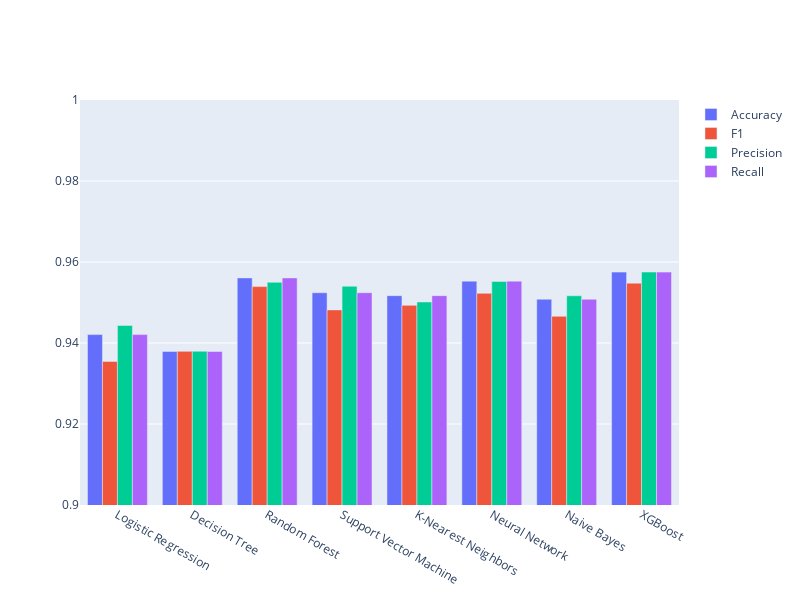

The notebook cell this image was saved under:
### Code cell
#plot the result in a bar chart in one chart including  accuracy, F1, precision and recall using plotly
import plotly.graph_objects as go
fig = go.Figure(data=[
    #go.Bar(name='Run Time', x=result['Method'], y=result['Run Time']),
    go.Bar(name='Accuracy', x=result['Method'], y=result['Accuracy']),
    go.Bar(name='F1', x=result['Method'], y=result['F1']),
    go.Bar(name='Precision', x=result['Method'], y=result['Precision']),
    go.Bar(name='Recall', x=result['Method'], y=result['Recall'])
])
# Change the bar mode
fig.update_layout(barmode='group')
#set y axis range
fig.update_yaxes(range=[0.9, 1])
#set fig size
fig.update_layout(
    autosize=False,
    width=800,
    height=600,)
fig.show()

### Figure 1 — Plotly figure (JSON) as saved in the notebook; plotly's stock layout.template omitted (floating-point values rounded to 4 significant figures)
{"data": [{"name": "Accuracy", "type": "bar", "x": ["Logistic Regression", "Decision Tree", "Random Forest", "Support Vector Machine", "K-Nearest Neighbors", "Neural Network", "Naive Bayes", "XGBoost"], "y": [0.9421, 0.9379, 0.9561, 0.9524, 0.9517, 0.9553, 0.9508, 0.9575]}, {"name": "F1", "type": "bar", "x": ["Logistic Regression", "Decision Tree", "Random Forest", "Support Vector Machine", "K-Nearest Neighbors", "Neural Network", "Naive Bayes", "XGBoost"], "y": [0.9354, 0.9379, 0.9539, 0.9482, 0.9493, 0.9523, 0.9466, 0.9548]}, {"name": "Precision", "type": "bar", "x": ["Logistic Regression", "Decision Tree", "Random Forest", "Support Vector Machine", "K-Nearest Neighbors", "Neural Network", "Naive Bayes", "XGBoost"], "y": [0.9443, 0.938, 0.955, 0.954, 0.9501, 0.9552, 0.9517, 0.9575]}, {"name": "Recall", "type": "bar", "x": ["Logistic Regression", "Decision Tree", "Random Forest", "Support Vector Machine", "K-Nearest Neighbors", "Neural Network", "Naive Bayes", "XGBoost"], "y": [0.9421, 0.9379, 0.9561, 0.9524, 0.9517, 0.9553, 0.9508, 0.9575]}], "layout": {"autosize": false, "barmode": "group", "height": 600, "width": 800, "yaxis": {"range": [0.9, 1]}}}
